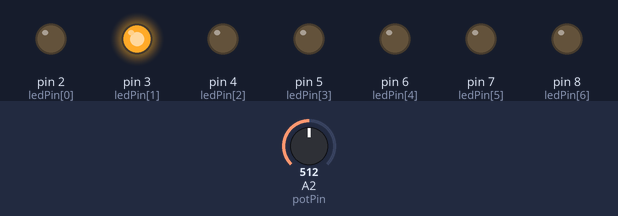
Simulated run of this sketch. Board: Arduino Uno, built with avr-gcc and run on an emulated ATmega328P. Parts: output pins drawn as LEDs (lit = HIGH). Dashed ring = blinking. The inputs (shaded band) are chosen by the test bench; at power-on: A2 (potPin) = 512.

Above: at 1.2 s.
1.3 s: A2 (potPin) set to 0
At 1.5 s:
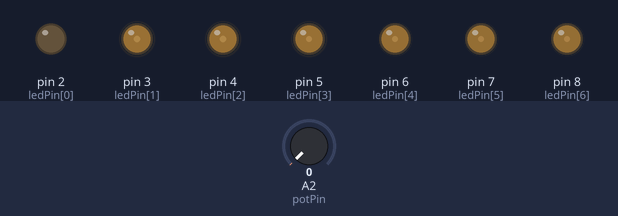
4.3 s: A2 (potPin) set to 122
At 5.34 s:
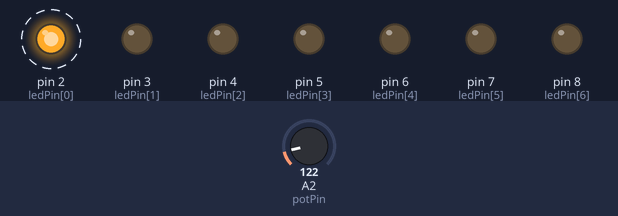
Timing chart, 0 to 13.3 s (numbered marks = the images above; inputs shaded):
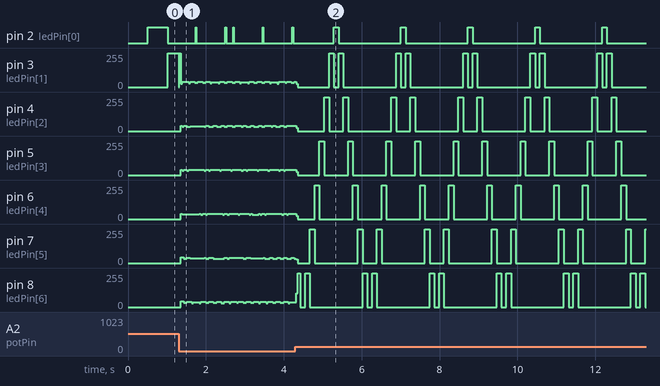

The sketch:

sequ_ncia_de_led_com_potenci_metro1.ino
```cpp
// C++ code
byte ledPin[] = {2,3,4,5,6,7,8};
int ledAgora = 0;
int direcao = 1;
int ledDelay;
unsigned long changeTime;
int potPin = 2;

void setup()
{
  for (int x=0; x<7; x++){
    pinMode(ledPin[x], OUTPUT);
  }
    changeTime = millis();
}

void loop()
{
  ledDelay = analogRead(potPin);

  if ((millis() - changeTime)>ledDelay){
    changeLed();
    changeTime = millis();
  }
  }
void changeLed()
{
  for (int x=0; x<7; x++){
    digitalWrite(ledPin[x], LOW);
}
  digitalWrite(ledPin[ledAgora], HIGH);
ledAgora += direcao;
  if (ledAgora==7){
    direcao=-1;
  }
  if (ledAgora==0){
    direcao=1;
  }
}
```

Measured:
- by itself, pin 2 (ledPin[0]): alternates HIGH for 0.12 s and LOW for 1.6 s
- by itself, pin 7 (ledPin[5]): repeats every 1.7 s: 0/255 0.31 s, 255/255 0.12 s, 0/255 1.1 s, 255/255 0.12 s
- by itself, pin 8 (ledPin[6]): moves between 0/255 and 255/255, repeating every 1.7 s
